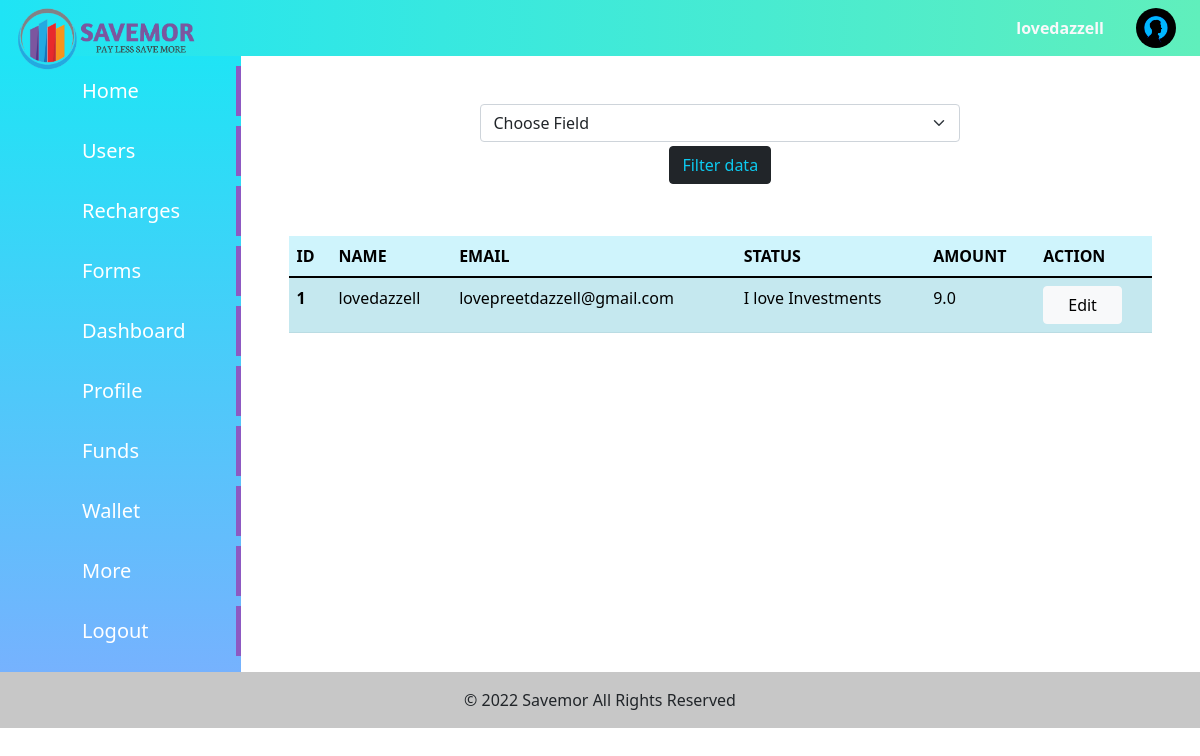
The page /uad/allusers/ (signed in) on the database its author committed.
### authentication/models.py (models this page shows)
class User(AbstractUser):
    username = models.CharField(max_length=50,blank = True, null = True)
    mobile = models.IntegerField(null=True,blank=True)
    status = models.CharField(max_length=100,default='I love Investments')
    profile_pic = models.ImageField(default='profile/profile.png',upload_to = 'profile')
    email = models.EmailField(unique=True)
    wallet = models.FloatField(default=0)
    kyc_status = models.BooleanField(default=False)
    kyc_pending = models.BooleanField(default=False)
    terms = models.BooleanField(default=False)
    distibutor_status = models.BooleanField(default=False)
    pin = models.IntegerField(null=True, blank= True)
    certificate_status = models.CharField(max_length=80,default='Regular')
    withdraw_amount = models.IntegerField(null=True)
    withdraw_status = models.BooleanField(default=False)
    Premium_user = models.BooleanField(default=False)
    premium_Created = models.DateField(null = True)
    refer_by = models.CharField(null=True,blank=True,max_length=70)
    USERNAME_FIELD = 'email'
    objects = UserManager()
    REQUIRED_FIELDS = []

### useradmin/views.py (the view)
# urls.py: path('allusers/',views.allusers,name = 'allusers'),
def allusers(request):
    if  request.user.is_superuser == True:
        if request.method == 'POST':
            form = filter_serch(request.POST)
            if form.is_valid():
                rec = form.cleaned_data['UserSerch']
                if rec == 'kyc' :
                    data = User.objects.filter(Q(kyc_pending = True) & Q(kyc_status = False))
                elif rec == 'certificate':
                    data = User.objects.filter(Q(certificate_status='Premium') & Q(groups__name = 'Verify' ))
                elif rec == 'withdraw':
                    data = User.objects.filter(withdraw_status = True)
                elif rec == 'recharge':
                    data = User.objects.filter(Recharge_status = True)
                else:
                    data = User.objects.all()
        else:
            form = filter_serch()
            data = User.objects.all()
        context = {'data':data,'form':form}
        return render(request,'uadmin/alluser.html',context)
    else:
        return HttpResponseRedirect('/cst/profile/')

### useradmin/forms.py
class filter_serch(forms.Form):
    UserSerch = forms.ChoiceField(label='',label_suffix="",choices=FIELD,widget=forms.Select(attrs={'class':'form-select w-50 mt-5 '}))

### useradmin/templates/uadmin/alluser.html (shortened to what this page needs)
{% extends "cust/base.html" %}
{% block content %}
<form action="" method="POST">
  <div class="d-flex justify-content-center">
    {{form}}
    </div>
  <div class="d-flex justify-content-center">
    <input type="submit" class=" my-1 text-info btn  btn-dark "  value="Filter data">
    </div>
</form>
<div class="m-5 overflow-auto">
  <table class="table  table-info table-striped  ">
      <thead>
        <tr>
          <th scope="col">ID</th>
          <th scope="col">NAME</th>
          <th scope="col">EMAIL</th>
          <th scope="col">STATUS</th>
          <th scope="col">AMOUNT</th>
          <th scope="col">ACTION</th>
        </tr>
      </thead>
      <tbody>
        {% for field in data  %}
        <tr>
          <th scope="row">{{field.id}}</th>
          <td>{{field.username}}</td>
          <td>{{field.email}}</td>
          <td>{{field.status}}</td>
          <td>{{field.wallet}}</td>
          <td>
            <a href="{% url 'admin_user_edit' field.id  %}" class="btn btn-light px-4"> Edit</a>
          </td>
        </tr>
        {% endfor %}
      </tbody>
    </table>
</div>
{% endblock content %}

### cust/templates/cust/base.html (shortened to what this page needs)
<!DOCTYPE html>
{% load static %}
<html lang="en">
  <head>
  {% block css %}
  <link rel="stylesheet" href="{% static 'cust/css/bootstrap.css' %}" />
  <link rel="stylesheet" href="{% static 'cust/css/style.css' %}" />
  {% endblock css %}
  </head>
  <body>
    <header>
      <nav class="top bg-theme">
        <ul class="nav p-2">
          <li class="nav-item  h-100">
            <h4 class="my-auto" >
              <img src="{% static 'cust/images/savemor_logo1.png' %}" class="mx-2 logo-full"  style="width: 180px; position:absolute; " alt="">
            </h4>
          </li>
        </ul>
        <ul class="nav p-2">
          <li class="d-flex align-items-center ">
            <a class="nav-link  text-light  " href="{% url 'editprofile' %}"><b class="text-light" >{{request.user.username}}</b></a>
          </li>
          <li class="d-flex align-items-center ">
            <a href="{% url 'editprofile' %}"><img src="{{request.user.profile_pic.url}}" style="width: 40px;height: 40px; border-radius: 50%;" class="mx-3" alt="" >
            </a>
          </li>
        </ul>
      </nav>
    </header>
    <div class="content">
      <div class="content1 bg-panel">
        <div class="leftbar">
          <ul>
            {% if request.user.is_superuser == True %}
            <li class="">
             <a href="{% url  'admindisplay'%}">Home</a>
           </li>
           <li class="">
             <a href="{% url  'allusers'%}">Users</a>
           </li>
           <li class="">
            <a href="{% url 'recharge_admin'   %}">Recharges</a>
          </li>
           <li class="">
             <a href="{% url  'allforms'%}">Forms</a>
           </li>
            {% endif %}
             <li class="">
               <a href="{% url  'profile'%}">Dashboard</a>
             </li>
             <li><a href="{% url  'editprofile'%}">Profile</a></li>
             <li><a href="{% url  'userfdform'%}">Funds</a></li>
             <li><a href="{% url  'wallet'%}">Wallet</a></li>
             <li><a href="{% url  'setting'%}">More</a></li>
             <li><a href="{% url 'userlogout' %}">Logout</a></li>
        </ul>
        </div>
      </div>
      <div class="content2">
{% block content %}
{% endblock content %}
</div>
</div>
<footer style="background-color: rgb(248, 248, 248);" class=" text-center   text-lg-start">
  <div class="text-center p-3" style="background-color: rgba(0, 0, 0, 0.2);">
    © 2022 Savemor
    <a class="text-dark text-decoration-none " href=""> All Rights Reserved </a>
  </div>
</footer>
  </body>
</html>

### cust/static/cust/css/style.css (style rules this page uses)
* { margin: 0; padding:0; }
.top { display:flex; justify-content :space-between; }
.bg-theme { background:linear-gradient(to right,#1fe4f5,#60efbc) ; }
.bg-panel { background:linear-gradient(to bottom,#1fe4f5,#76b2fe) ; }
.leftbar { height: auto; display: flex; justify-content: center; }
.leftbar ul li { list-style-type: none; border-right: 5px solid #8d59c2; margin-top: 10px; padding: 10px 50px; transition: 0.5s; }
.leftbar ul li a { text-decoration: none; font-size: 20px; font-weight: 500; color:rgb(255, 255, 255); }
.content { display: grid; grid-template-columns: 0.2fr 1fr; }
.logo-full { display: block; }

### rows shown on the page
User: user.username "lovedazzell", user.profile_pic (picture), id "1", username "lovedazzell", email "lovepreetdazzell@gmail.com", status "I love Investments", wallet "9.0"
